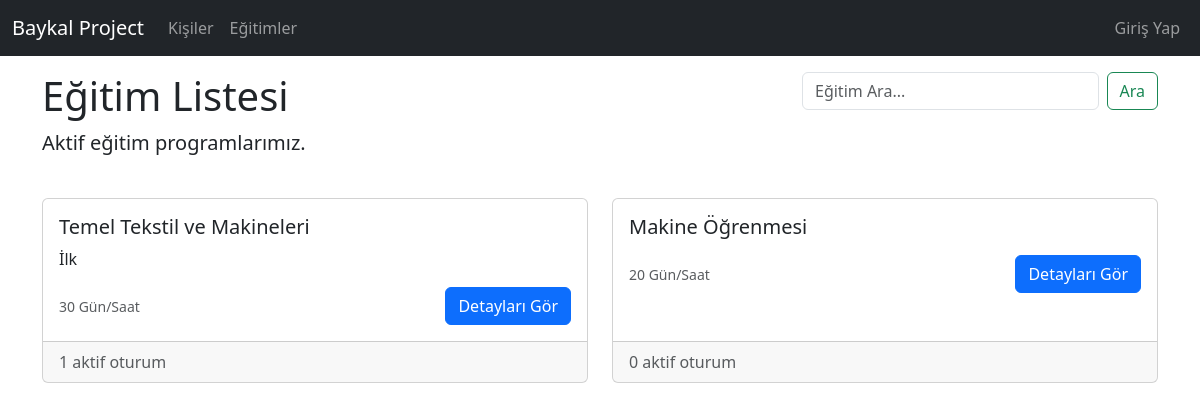
Screenshot of /trainings/ with the database file from the repository.
### core/models.py (models this page shows, shortened)
class Training(models.Model):
    name = models.CharField(max_length=200)
    description = models.TextField(blank=True, null=True)
    default_duration = models.IntegerField(help_text="Duration in hours or days", blank=True, null=True)
    is_active = models.BooleanField(default=True)

### core/views.py (the view)
# urls.py: path('trainings/', views.training_list, name='training_list'),
def training_list(request):
    query = request.GET.get('q')
    if query:
        trainings = Training.objects.filter(name__icontains=query, is_active=True)
    else:
        trainings = Training.objects.filter(is_active=True)
    return render(request, 'core/training/training_list.html', {'trainings': trainings, 'search_query': query})

### core/templates/core/training/training_list.html (shortened to what this page needs)
{% extends 'core/base.html' %}
{% block content %}
<div class="row mb-4">
    <div class="col-md-8">
        <h1>Eğitim Listesi</h1>
        <p class="lead">Aktif eğitim programlarımız.</p>
    </div>
    <div class="col-md-4">
        <form class="d-flex" method="get">
            <input class="form-control me-2" type="search" placeholder="Eğitim Ara..." aria-label="Search" name="q"
                value="{{ search_query|default:'' }}">
            <button class="btn btn-outline-success" type="submit">Ara</button>
        </form>
    </div>
</div>
<div class="row">
    {% for training in trainings %}
    <div class="col-md-6 mb-4">
        <div class="card h-100">
            <div class="card-body">
                <h5 class="card-title">{{ training.name }}</h5>
                <p class="card-text">{{ training.description|truncatewords:20 }}</p>
                <div class="d-flex justify-content-between align-items-center">
                    <small class="text-muted">{{ training.default_duration }} Gün/Saat</small>
                    <div>
                        <a href="{% url 'training_detail' training.id %}" class="btn btn-primary">Detayları Gör</a>
                    </div>
                </div>
            </div>
            <div class="card-footer text-muted">
                {{ training.trainingsession_set.count }} aktif oturum
            </div>
        </div>
    </div>
    {% empty %}
    <div class="col">
        <div class="alert alert-info">Henüz aktif eğitim bulunmamaktadır.</div>
    </div>
    {% endfor %}
</div>
{% endblock %}

### core/templates/core/base.html (style rules this page uses)
body { padding-top: 4.5rem; }

### rows the page displays
Training: name "Temel Tekstil ve Makineleri", description "İlk", default_duration "30", trainingsession_set.count "1"
Training: name "Makine Öğrenmesi", default_duration "20", trainingsession_set.count "0"
